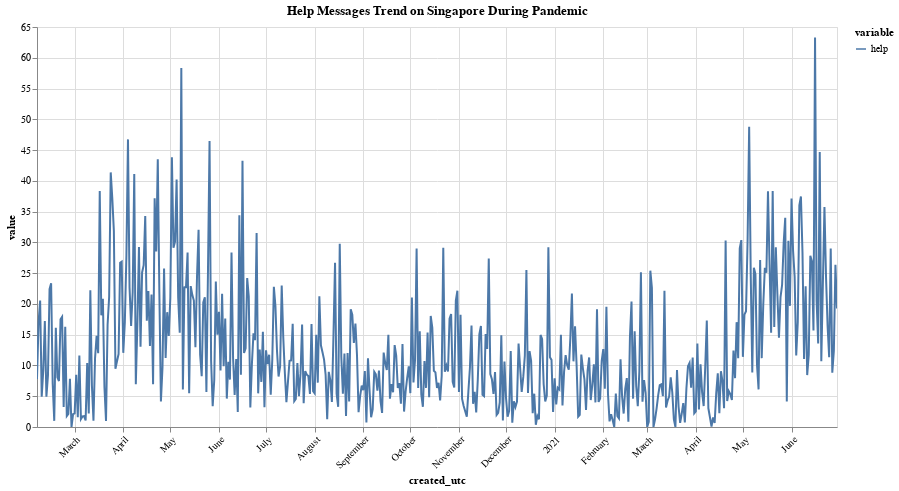

Notebook source saved alongside this figure:
### Code cell
selection = alt.selection_multi(fields=['variable'], bind='legend')

sentiment_trend = alt.Chart(help, title='Help Messages Trend on Singapore During Pandemic').mark_line().encode(
        x=alt.X(
            "created_utc:T",
            axis=alt.Axis(title="created_utc")
        ),
        y='value',
        color='variable:N',
    ).properties(
        width=800,
        height=400
    ).configure_axisX(
        labelAngle=-45,
    ).interactive().add_selection(
        selection
    )

sentiment_trend

### Figure 1 — Vega-Lite specification as saved in the notebook (floating-point values rounded to 4 significant figures; data arrays with more than 128 entries replaced by an {"elided": "..."} marker saying what was removed)
{"config": {"view": {"continuousWidth": 400, "continuousHeight": 300}, "axisX": {"labelAngle": -45}}, "data": {"name": "data-ad6a3de29d88fdc5370c75726fc7a58f"}, "mark": "line", "encoding": {"color": {"type": "nominal", "field": "variable"}, "x": {"type": "temporal", "axis": {"title": "created_utc"}, "field": "created_utc"}, "y": {"type": "quantitative", "field": "value"}}, "height": 400, "selection": {"selector101": {"type": "interval", "bind": "scales", "encodings": ["x", "y"]}, "selector100": {"type": "multi", "fields": ["variable"], "bind": "legend"}}, "title": "Help Messages Trend on Singapore During Pandemic", "width": 800, "$schema": "https://vega.github.io/schema/vega-lite/v4.8.1.json", "datasets": {"data-ad6a3de29d88fdc5370c75726fc7a58f": {"elided": "510 records"}}}
